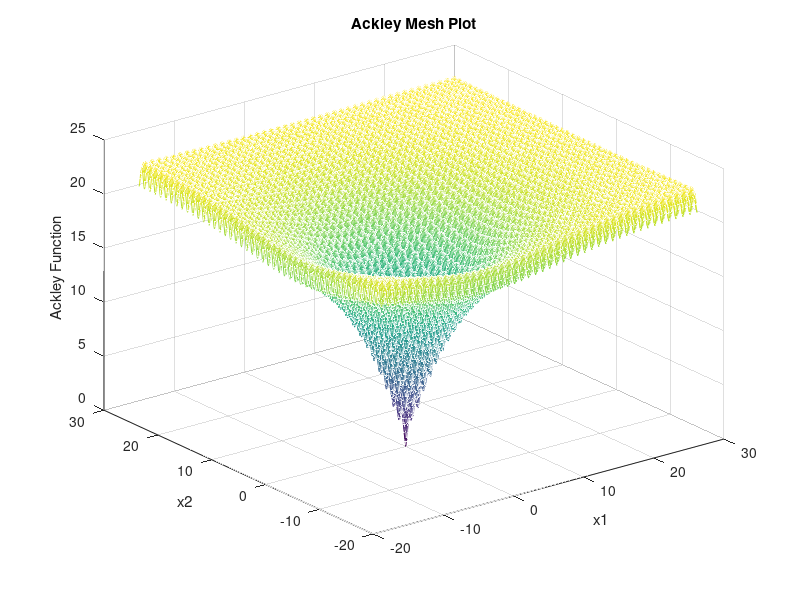

Write MATLAB code to recreate this figure.
clear all 
%==========================================================================
% inputting the variables
%==========================================================================

step = 0.1;
a = 20;
b = 0.2;
c= 2.*pi;

x1 = -15 : step : 30;
x2 = -15 : step : 30;

%==========================================================================
% generating the function
%==========================================================================

for i = 1:length(x1)
    for j = 1:length(x2)
        func(i,j) = -a.*exp(-b.*sqrt(0.5.*((x1(i).^2)+(x2(j).^2))))-exp(0.5.*(cos(x1(i).*c)+cos(x2(j).*c)))+a+exp(1);
    end
end

%==========================================================================
% plotting the mesh
%==========================================================================

mesh(x1,x2,func)
xlabel('x1')
ylabel('x2')
zlabel('Ackley Function') 
title('Ackley Mesh Plot')

%==========================================================================
% finding the minimum
%==========================================================================
% 
[Min,Index] = min(func(:));
[Index_row, Index_col] = ind2sub(size(func),Index);
x1(Index_row)
x2(Index_col)
